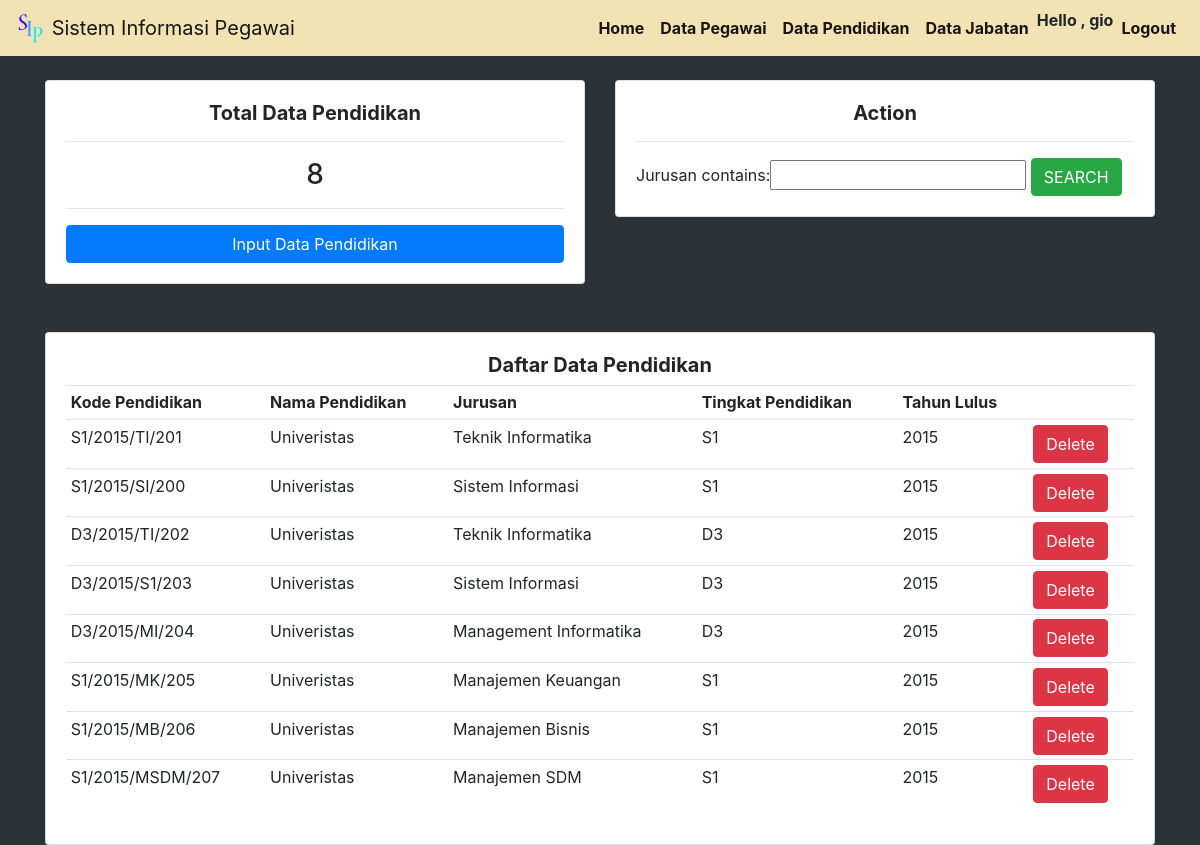
Screenshot of /pendidikan/ (signed in) with the database file from the repository.
### coreApp/models.py (models this page shows, shortened)
class Pendidikan(models.Model):
    kd_pendidikan = models.CharField(max_length=200, null=True)
    nama_pendidikan = models.CharField(max_length=200, null=True)
    jurusan = models.CharField(max_length=200, null=True)
    tingkat_pendidikan = models.CharField(max_length=200, null=True)
    tahun_lulus = models.CharField(max_length=200, null=True)

### coreApp/views.py (the view)
# urls.py: path('pendidikan/', views.pendidikan, name='pendidikan'),
@login_required(login_url='login')
def pendidikan(request):
    pendidikans = Pendidikan.objects.all()
    total_pendidikan = pendidikans.count()
    myFilter = PendidikanFilter(request.GET, queryset=pendidikans)
    pendidikans = myFilter.qs
    context = {'pendidikans':pendidikans, 'total_pendidikan':total_pendidikan, 'myFilter':myFilter}
    return render(request, 'coreApp/pendidikan.html', context)

### coreApp/templates/coreApp/pendidikan.html
{% include 'coreApp/main.html' %}
{% load static %}
{% block content %}
<div class="container">
    <div class="row">
        <div class="col-md-6">
            <div class="card">
                <div class="card-body">
                    <h5 style="text-align: center;"><strong>Total Data Pendidikan</strong></h5>
                    <hr>
                    <h3 style="text-align: center;">{{total_pendidikan}}</h3>
                    <hr>
                    <a class="btn btn-primary btn-block" href="{% url 'pendidikan-input' %}">Input Data Pendidikan</a>
                </div>
            </div>
        </div>
        <div class="col-md-6">
            <div class="card">
                <div class="card-body">
                    <h5 style="text-align: center;"><strong>Action</strong></h5>
                    <hr>
                    <form method="GET" action="">
                        {{myFilter.form}}
                        <button class="btn btn-success" type="submit">SEARCH</button>
                    </form>
                </div>
            </div>
        </div>
    </div>
    <br>
    <br>
    <div class="row">
        <div class="col-lg-12">
            <div class="card">
                <div class="card-body">
                    <h5 style="text-align: center;"><strong>Daftar Data Pendidikan</strong></h5>
                    <table class="table table-sm">
                        <tr>
                            <th>Kode Pendidikan</th>
                            <th>Nama Pendidikan</th>
                            <th>Jurusan</th>
                            <th>Tingkat Pendidikan</th>
                            <th>Tahun Lulus</th>
                            <th></th>
                        </tr>
                        {% for pendidikan in pendidikans %}
                        <tr>
                            <td>{{pendidikan.kd_pendidikan}}</td>
                            <td>{{pendidikan.nama_pendidikan}}</td>
                            <td>{{pendidikan.jurusan}}</td>
                            <td>{{pendidikan.tingkat_pendidikan}}</td>
                            <td>{{pendidikan.tahun_lulus}}</td>
                            <td><a class="btn btn-danger" href="{% url 'pendidikan-delete' pendidikan.id %}">Delete</a></td>
                        </tr>
                        {% endfor %}
                    </table>
                </div>
            </div>
        </div>
    </div>
</div>
{% endblock content %}

### coreApp/templates/coreApp/main.html (shortened to what this page needs)
<!DOCTYPE html>
<html lang="en">
<head>
    {% load static %}
    <link rel="stylesheet" href="https://stackpath.bootstrapcdn.com/bootstrap/4.3.1/css/bootstrap.min.css">
    <link rel="stylesheet" href="{% static 'css/main.css' %}">
</head>
<body>
    {% include 'coreApp/navbar.html' %}
    <br>
</body>
</html>

### coreApp/templates/coreApp/navbar.html (shortened to what this page needs)
{% load static %}
<nav class="navbar navbar-expand-lg navbar-light bg-light">
    <a class="navbar-brand" href="{% url 'home' %}">
    <img src="{% static 'images/Logo.png' %}" width="30" height="30" class="d-inline-block align-top" alt="">
    Sistem Informasi Pegawai
    </a>
    <div class="collapse navbar-collapse" id="navbarSupportedContent">
      <ul class="navbar-nav my-2 my-lg-0">
        <li class="nav-item active">
            <a class="nav-link" href="{% url 'home' %}"><strong>Home</strong><span class="sr-only">(current)</span></a>
        </li>
        <li class="nav-item active">
            <a class="nav-link" href="{% url 'pegawai' %}"><strong>Data Pegawai</strong><span class="sr-only">(current)</span></a>
        </li>
        <li class="nav-item active">
            <a class="nav-link" href="{% url 'pendidikan' %}"><strong>Data Pendidikan</strong><span class="sr-only">(current)</span></a>
        </li>
        <li class="nav-item active">
            <a class="nav-link" href="{% url 'jabatan' %}"><strong>Data Jabatan</strong><span class="sr-only">(current)</span></a>
        </li>
        <li class="nav-item active">
            <strong>Hello , {{request.user}}</strong><span class="sr-only">(current)</span></a>
        </li>
        <li class="nav-item active">
            <a class="nav-link" href="{% url 'logout' %}"><strong>Logout</strong><span class="sr-only">(current)</span></a>
        </li>
      </ul>
    </div>
</nav>

### static/css/main.css (style rules this page uses)
body { background-color: #2c3338; }
.navbar.bg-light { background-color: #f3e2b3 !important; }

### rows the page displays
Pendidikan: kd_pendidikan "S1/2015/TI/201", nama_pendidikan "Univeristas", jurusan "Teknik Informatika", tingkat_pendidikan "S1", tahun_lulus "2015"
Pendidikan: kd_pendidikan "S1/2015/SI/200", nama_pendidikan "Univeristas", jurusan "Sistem Informasi", tingkat_pendidikan "S1", tahun_lulus "2015"
Pendidikan: kd_pendidikan "D3/2015/TI/202", nama_pendidikan "Univeristas", jurusan "Teknik Informatika", tingkat_pendidikan "D3", tahun_lulus "2015"
Pendidikan: kd_pendidikan "D3/2015/S1/203", nama_pendidikan "Univeristas", jurusan "Sistem Informasi", tingkat_pendidikan "D3", tahun_lulus "2015"
Pendidikan: kd_pendidikan "D3/2015/MI/204", nama_pendidikan "Univeristas", jurusan "Management Informatika", tingkat_pendidikan "D3", tahun_lulus "2015"
Pendidikan: kd_pendidikan "S1/2015/MK/205", nama_pendidikan "Univeristas", jurusan "Manajemen Keuangan", tingkat_pendidikan "S1", tahun_lulus "2015"
Pendidikan: kd_pendidikan "S1/2015/MB/206", nama_pendidikan "Univeristas", jurusan "Manajemen Bisnis", tingkat_pendidikan "S1", tahun_lulus "2015"
Pendidikan: kd_pendidikan "S1/2015/MSDM/207", nama_pendidikan "Univeristas", jurusan "Manajemen SDM", tingkat_pendidikan "S1", tahun_lulus "2015"

### other values shown
{{ request.user }} "gio"
{{ total_pendidikan }} "8"
